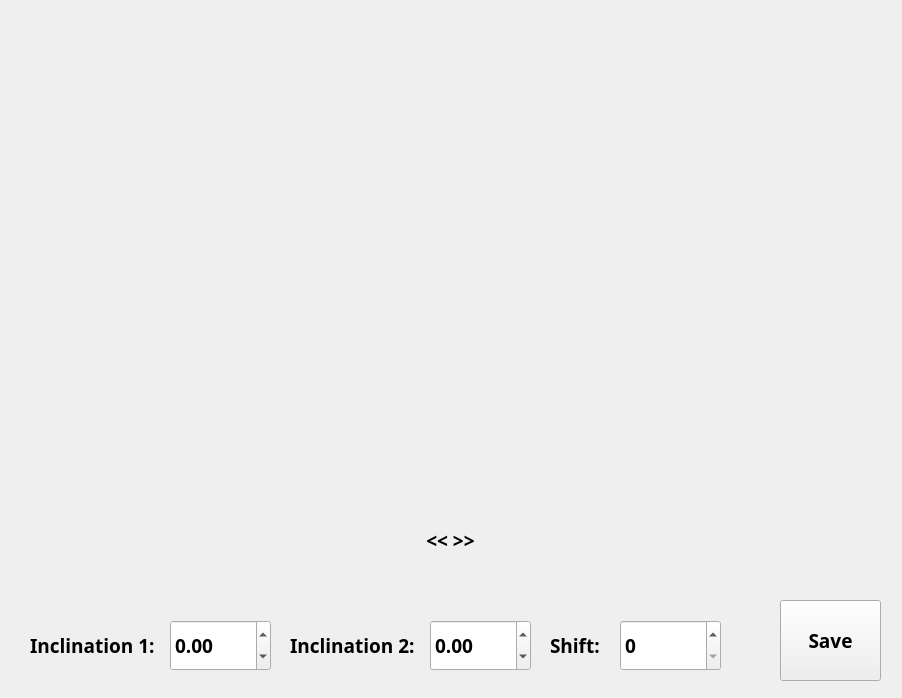
<?xml version="1.0" encoding="UTF-8"?>
<ui version="4.0">
 <class>Setup</class>
 <widget class="QWidget" name="Setup">
  <property name="geometry">
   <rect>
    <x>0</x>
    <y>0</y>
    <width>902</width>
    <height>698</height>
   </rect>
  </property>
  <property name="sizePolicy">
   <sizepolicy hsizetype="Fixed" vsizetype="Fixed">
    <horstretch>0</horstretch>
    <verstretch>0</verstretch>
   </sizepolicy>
  </property>
  <property name="windowTitle">
   <string>Form</string>
  </property>
  <widget class="QPushButton" name="save_btn">
   <property name="geometry">
    <rect>
     <x>780</x>
     <y>600</y>
     <width>101</width>
     <height>81</height>
    </rect>
   </property>
   <property name="font">
    <font>
     <family>Bahnschrift SemiBold</family>
     <pointsize>14</pointsize>
     <weight>75</weight>
     <bold>true</bold>
    </font>
   </property>
   <property name="text">
    <string>Save</string>
   </property>
  </widget>
  <widget class="QWidget" name="verticalLayoutWidget">
   <property name="geometry">
    <rect>
     <x>10</x>
     <y>10</y>
     <width>881</width>
     <height>491</height>
    </rect>
   </property>
   <layout class="QVBoxLayout" name="frame_layout"/>
  </widget>
  <widget class="QLabel" name="label">
   <property name="geometry">
    <rect>
     <x>30</x>
     <y>620</y>
     <width>151</width>
     <height>51</height>
    </rect>
   </property>
   <property name="font">
    <font>
     <family>Bahnschrift SemiBold</family>
     <pointsize>14</pointsize>
     <weight>75</weight>
     <bold>true</bold>
    </font>
   </property>
   <property name="text">
    <string>Inclination 1:</string>
   </property>
  </widget>
  <widget class="QLabel" name="frame_width_label">
   <property name="geometry">
    <rect>
     <x>300</x>
     <y>520</y>
     <width>301</width>
     <height>41</height>
    </rect>
   </property>
   <property name="font">
    <font>
     <family>Bahnschrift SemiBold</family>
     <pointsize>14</pointsize>
     <weight>75</weight>
     <bold>true</bold>
    </font>
   </property>
   <property name="layoutDirection">
    <enum>Qt::LeftToRight</enum>
   </property>
   <property name="text">
    <string>&lt;&lt;  &gt;&gt;</string>
   </property>
   <property name="alignment">
    <set>Qt::AlignCenter</set>
   </property>
  </widget>
  <widget class="QLabel" name="label_2">
   <property name="geometry">
    <rect>
     <x>290</x>
     <y>620</y>
     <width>151</width>
     <height>51</height>
    </rect>
   </property>
   <property name="font">
    <font>
     <family>Bahnschrift SemiBold</family>
     <pointsize>14</pointsize>
     <weight>75</weight>
     <bold>true</bold>
    </font>
   </property>
   <property name="text">
    <string>Inclination 2:</string>
   </property>
  </widget>
  <widget class="QDoubleSpinBox" name="x_inclin">
   <property name="geometry">
    <rect>
     <x>170</x>
     <y>620</y>
     <width>101</width>
     <height>51</height>
    </rect>
   </property>
   <property name="font">
    <font>
     <family>Bahnschrift SemiBold</family>
     <pointsize>14</pointsize>
     <weight>75</weight>
     <bold>true</bold>
    </font>
   </property>
   <property name="minimum">
    <double>-10.000000000000000</double>
   </property>
   <property name="maximum">
    <double>10.000000000000000</double>
   </property>
   <property name="singleStep">
    <double>0.100000000000000</double>
   </property>
   <property name="value">
    <double>0.000000000000000</double>
   </property>
  </widget>
  <widget class="QDoubleSpinBox" name="y_inclin">
   <property name="geometry">
    <rect>
     <x>430</x>
     <y>620</y>
     <width>101</width>
     <height>51</height>
    </rect>
   </property>
   <property name="font">
    <font>
     <family>Bahnschrift SemiBold</family>
     <pointsize>14</pointsize>
     <weight>75</weight>
     <bold>true</bold>
    </font>
   </property>
   <property name="minimum">
    <double>-10.000000000000000</double>
   </property>
   <property name="maximum">
    <double>10.000000000000000</double>
   </property>
   <property name="singleStep">
    <double>0.100000000000000</double>
   </property>
   <property name="value">
    <double>0.000000000000000</double>
   </property>
  </widget>
  <widget class="QLabel" name="label_3">
   <property name="geometry">
    <rect>
     <x>550</x>
     <y>620</y>
     <width>61</width>
     <height>51</height>
    </rect>
   </property>
   <property name="font">
    <font>
     <family>Bahnschrift SemiBold</family>
     <pointsize>14</pointsize>
     <weight>75</weight>
     <bold>true</bold>
    </font>
   </property>
   <property name="text">
    <string>Shift:</string>
   </property>
  </widget>
  <widget class="QDoubleSpinBox" name="t_shift">
   <property name="geometry">
    <rect>
     <x>620</x>
     <y>620</y>
     <width>101</width>
     <height>51</height>
    </rect>
   </property>
   <property name="font">
    <font>
     <family>Bahnschrift SemiBold</family>
     <pointsize>14</pointsize>
     <weight>75</weight>
     <bold>true</bold>
    </font>
   </property>
   <property name="decimals">
    <number>0</number>
   </property>
   <property name="maximum">
    <double>100000.000000000000000</double>
   </property>
  </widget>
 </widget>
 <resources/>
 <connections/>
</ui>
